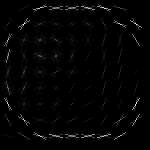
#> input picture HOG_dataset/apples/12.jpg, 150 x 150 px; its folder holds 4 pictures in this run
$ python send_csv.py
#> lines starting #> are read from the running program, lines starting #| are printed output that depends on the picture
import csv
import numpy as np
import cv2
import os

#Load folder====================================================================

path1 = "HOG_dataset/apples"
path2 = "HOG_dataset/bananas"
files1 = []
files2 = []
for r, d, f in os.walk(path1):
    for file in f:
        if '.jpg' or '.png' in file:
            files1.append(os.path.join(r, file))

for r, d, f in os.walk(path2):
    for file in f:
        if '.jpg' or '.png' in file:
            files2.append(os.path.join(r, file))

#Create .csv file modifying the image result to 1D array========================

with open('fruit.csv', 'w', newline='') as file:
    writer = csv.writer(file)
    writer.writerow(["Fruit", "image_array"])
    for f in files1:
        image = cv2.imread(f,0)
#> image is the input picture: shape (150, 150); min 0, max 36, mean 0.7
        image = cv2.resize(image,(100,100))
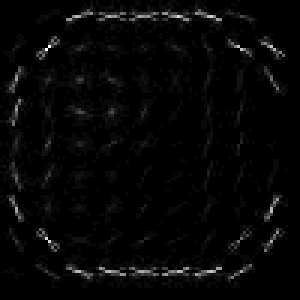
#> image: shape (100, 100) (shown 3 times larger); min 0, max 27, mean 0.7; drawn with min black and max white
        ar = np.asarray(image)
        ar = ar.flatten()
#> ar = 10000 values, max 27 at index 1516, min 0 at index 0, mean 0.687
        ar_l = ar.tolist()
#> ar_l has the same summary as ar
        writer.writerow([0,ar_l])
        print('Done')
#> pass 2 of the loop `for f in files1:`:
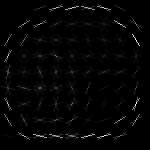
#> input picture HOG_dataset/apples/103.jpg, 150 x 150 px
#> image is the input picture: shape (150, 150); min 0, max 36, mean 0.8
#> `image = cv2.resize(image,(100,100))`:
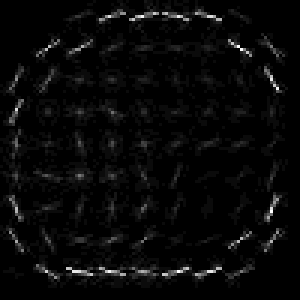
#> image: shape (100, 100) (shown 3 times larger); min 0, max 23, mean 0.8; drawn with min black and max white
#> ar = 10000 values, max 23 at index 1579, min 0 at index 0, mean 0.763
#> ar_l has the same summary as ar
#> pass 3 of the loop `for f in files1:`:
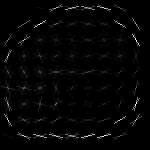
#> input picture HOG_dataset/apples/121.jpg, 150 x 150 px
#> image is the input picture: shape (150, 150); min 0, max 34, mean 0.8
#> `image = cv2.resize(image,(100,100))`:
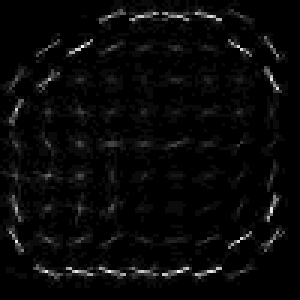
#> image: shape (100, 100) (shown 3 times larger); min 0, max 23, mean 0.8; drawn with min black and max white
#> ar = 10000 values, max 23 at index 1527, min 0 at index 0, mean 0.762
#> ar_l has the same summary as ar
#> the loop made 4 passes; the first 3 are shown

    for f in files2:
        image = cv2.imread(f,0)
        image = cv2.resize(image,(100,100))
        ar = np.asarray(image)
        ar = ar.flatten()
        ar_l = ar.tolist()
        writer.writerow([1,ar_l])
        print('Done')
